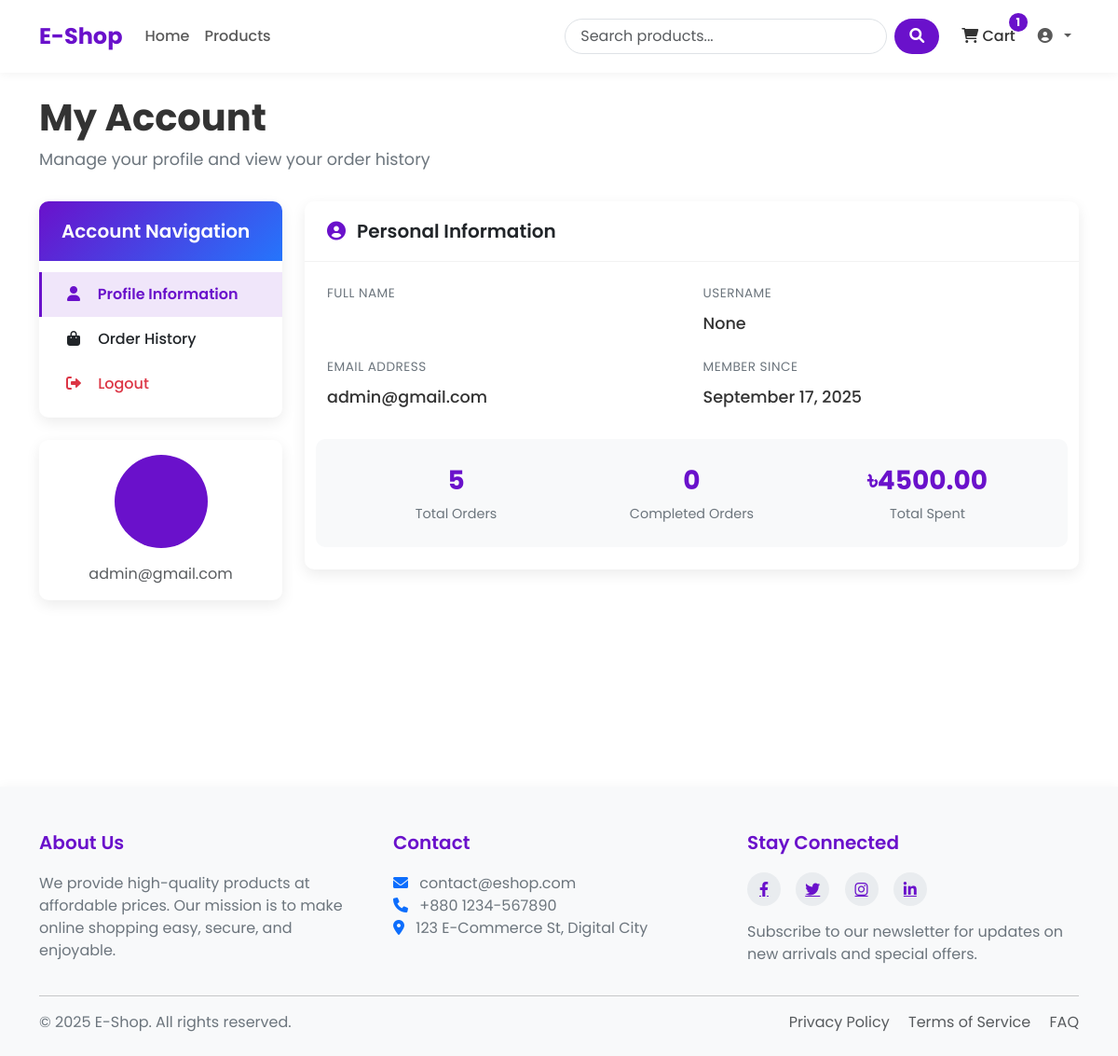
The app's page /profile/ (signed in) with its own data.
### shop/models.py (models this page shows, shortened)
class CustomUser(AbstractUser):
    is_verified = models.BooleanField(default=False)
    username = None
    email = models.EmailField(unique=True)
    profile_picture = models.ImageField(null=True, blank=True, upload_to="user_profile")
    objects = CustomUserManager()
    USERNAME_FIELD = "email"
    REQUIRED_FIELDS = []

### shop/views.py (the view)
# urls.py: path('profile/', views.profile, name='profile'),
@login_required(login_url='/login/')
def profile(request):
    tab = request.GET.get('tab')
    orders = Order.objects.filter(user=request.user).order_by('-created')
    completed_orders = orders.filter(status = 'delivered').count()
    total_spent = sum(order.get_total_cost() for order in orders if order.paid)
    order_history_active = (tab == 'orders')
    return render(request, 'shop/profile.html', {
        'user' : request.user,
        'orders' : orders,
        'order_history_active' : order_history_active,
        'completed_orders' : completed_orders,
        'total_spent' : total_spent
    })

### shop/context_processors.py (called while the page is built)
def cart_items_count(request):
    if request.user.is_authenticated:
        try:
            cart = Cart.objects.get(user=request.user)
            return {'cart_items_count' : cart.get_total_items()}
        except Cart.DoesNotExist:
            return {'cart_items_count' : 0}
    return {'cart_items_count' : 0}

### shop/models.py (called while the page is built)
    def get_total_items(self):
        return sum(item.quantity for item in self.items.all())

    def get_total_cost(self):
        return sum(item.get_cost() for item in self.items.all())

    def get_cost(self):
        return self.price*self.quantity

### templates/shop/profile.html (shortened to what this page needs)
{% extends 'base.html' %}
{% block content %}
<div class="profile-container">
    <div class="profile-header">
        <h1 class="profile-title">My Account</h1>
        <p class="profile-subtitle">Manage your profile and view your order history</p>
    </div>
    <div class="row">
        <div class="col-lg-3 mb-4">
            <div class="profile-sidebar">
                <div class="sidebar-card card">
                    <div class="card-header">
                        <h5 class="mb-0">Account Navigation</h5>
                    </div>
                    <div class="sidebar-menu list-group list-group-flush">
                        <a href="{% url 'shop:profile' %}" class="list-group-item list-group-item-action {% if not order_history_active %}active{% endif %}">
                            <i class="fas fa-user"></i> Profile Information
                        </a>
                        <a href="{% url 'shop:profile' %}?tab=orders" class="list-group-item list-group-item-action {% if order_history_active %}active{% endif %}">
                            <i class="fas fa-shopping-bag"></i> Order History
                        </a>
                        <a href="{% url 'shop:logout' %}" class="list-group-item list-group-item-action text-danger">
                            <i class="fas fa-sign-out-alt"></i> Logout
                        </a>
                    </div>
                </div>
                <div class="sidebar-card card">
                    <div class="card-body text-center">
                        <div class="profile-avatar">
                        </div>
                        <p class="text-muted mb-0">{{ user.email }}</p>
                    </div>
                </div>
            </div>
        </div>
        <div class="col-lg-9">
            {% if not order_history_active %}
            <div class="content-card card mb-4">
                <div class="card-header">
                    <h5 class="mb-0"><i class="fas fa-user-circle"></i> Personal Information</h5>
                </div>
                <div class="card-body">
                    <div class="row mb-4">
                        <div class="col-md-6 mb-4 mb-md-0">
                            <div class="info-label">Full Name</div>
                        </div>
                        <div class="col-md-6">
                            <div class="info-label">Username</div>
                            <div class="info-value">{{ user.username }}</div>
                        </div>
                    </div>
                    <div class="row">
                        <div class="col-md-6 mb-4 mb-md-0">
                            <div class="info-label">Email Address</div>
                            <div class="info-value">{{ user.email }}</div>
                        </div>
                        <div class="col-md-6">
                            <div class="info-label">Member Since</div>
                            <div class="info-value">{{ user.date_joined|date:"F d, Y" }}</div>
                        </div>
                    </div>
                    <div class="profile-stats row">
                        <div class="col-md-4">
                            <div class="stat-item">
                                <div class="stat-value">{{ orders|length }}</div>
                                <div class="stat-label">Total Orders</div>
                            </div>
                        </div>
                        <div class="col-md-4">
                            <div class="stat-item">
                                <div class="stat-value">
                                    {{completed_orders}}
                                </div>
                                <div class="stat-label">Completed Orders</div>
                            </div>
                        </div>
                        <div class="col-md-4">
                            <div class="stat-item">
                                <div class="stat-value">
                                    ৳{{total_spent}}
                                </div>
                                <div class="stat-label">Total Spent</div>
                            </div>
                        </div>
                    </div>
                </div>
            </div>
            {% endif %}
        </div>
    </div>
</div>
{% endblock %}

### templates/shop/profile.html (style rules this page uses)
.profile-container { padding-bottom: 3rem; }
.profile-header { margin-bottom: 2rem; }
.profile-title { font-weight: 700; margin-bottom: 0.5rem; color: var(--text-color); }
.profile-subtitle { color: var(--text-light); font-size: 1.1rem; }
.profile-sidebar { position: sticky; top: 20px; }
.sidebar-card { border: none; border-radius: var(--border-radius); overflow: hidden; box-shadow: var(--box-shadow); margin-bottom: 1.5rem; }
.sidebar-card .card-header { padding: 1.25rem 1.5rem; background: linear-gradient(135deg, var(--primary-color) 0%, var(--secondary-color) 100%); color: white; border: none; }
.sidebar-card .card-header h5 { margin-bottom: 0; font-weight: 600; }
.sidebar-menu { padding: 0.75rem 0; }
.sidebar-menu .list-group-item { padding: 0.75rem 1.5rem; border: none; border-radius: 0; border-left: 3px solid transparent; transition: all 0.3s ease; font-weight: 500; }
.sidebar-menu .list-group-item.active { background-color: rgba(106, 17, 203, 0.1); border-left-color: var(--primary-color); color: var(--primary-color); font-weight: 600; }
.sidebar-menu .list-group-item i { width: 20px; text-align: center; margin-right: 0.75rem; color: inherit; }
.sidebar-menu .text-danger { color: #dc3545 !important; }
.content-card { border: none; border-radius: var(--border-radius); overflow: hidden; box-shadow: var(--box-shadow); margin-bottom: 1.5rem; }
.content-card .card-header { padding: 1.25rem 1.5rem; background-color: white; border-bottom: 1px solid rgba(0,0,0,0.05); }
.content-card .card-header h5 { margin-bottom: 0; font-weight: 600; display: flex; align-items: center; }
.content-card .card-header i { margin-right: 0.75rem; color: var(--primary-color); }
.content-card .card-body { padding: 1.5rem; }
.info-label { color: var(--text-light); font-size: 0.85rem; margin-bottom: 0.5rem; text-transform: uppercase; letter-spacing: 0.5px; }
.info-value { font-size: 1.1rem; font-weight: 500; color: var(--text-color); }
.profile-avatar { width: 100px; height: 100px; border-radius: 50%; background-color: var(--primary-color); color: white; display: flex; align-items: center; justify-content: center; font-size: 2.5rem; font-weight: 600; margin: 0 auto 1rem; }
.profile-stats { background-color: #f8f9fa; border-radius: var(--border-radius); padding: 1.5rem; margin-top: 2rem; }
.stat-item { text-align: center; }
.stat-value { font-size: 1.75rem; font-weight: 700; color: var(--primary-color); margin-bottom: 0.25rem; }
.stat-label { color: var(--text-light); font-size: 0.9rem; }

### templates/base.html (style rules this page uses)
:root { --primary-color: #6a11cb; --primary-dark: #5a0cb8; --primary-light: #7c4ddb; --secondary-color: #2575fc; --text-color: #333333; --text-light: #6c757d; --bg-light: #f8f9fa; --border-radius: 10px; --box-shadow: 0 5px 15px rgba(0,0,0,0.08); }
body { font-family: 'Poppins', sans-serif; color: var(--text-color); display: flex; flex-direction: column; min-height: 100vh; }

### records on screen
CustomUser: email "admin@gmail.com", username "None", date_joined "September 17, 2025"

### other values on screen
{{ cart_items_count }} "1"
{{ orders|length }} "5"
{{ completed_orders }} "0"
{{ total_spent }} "4500.00"
